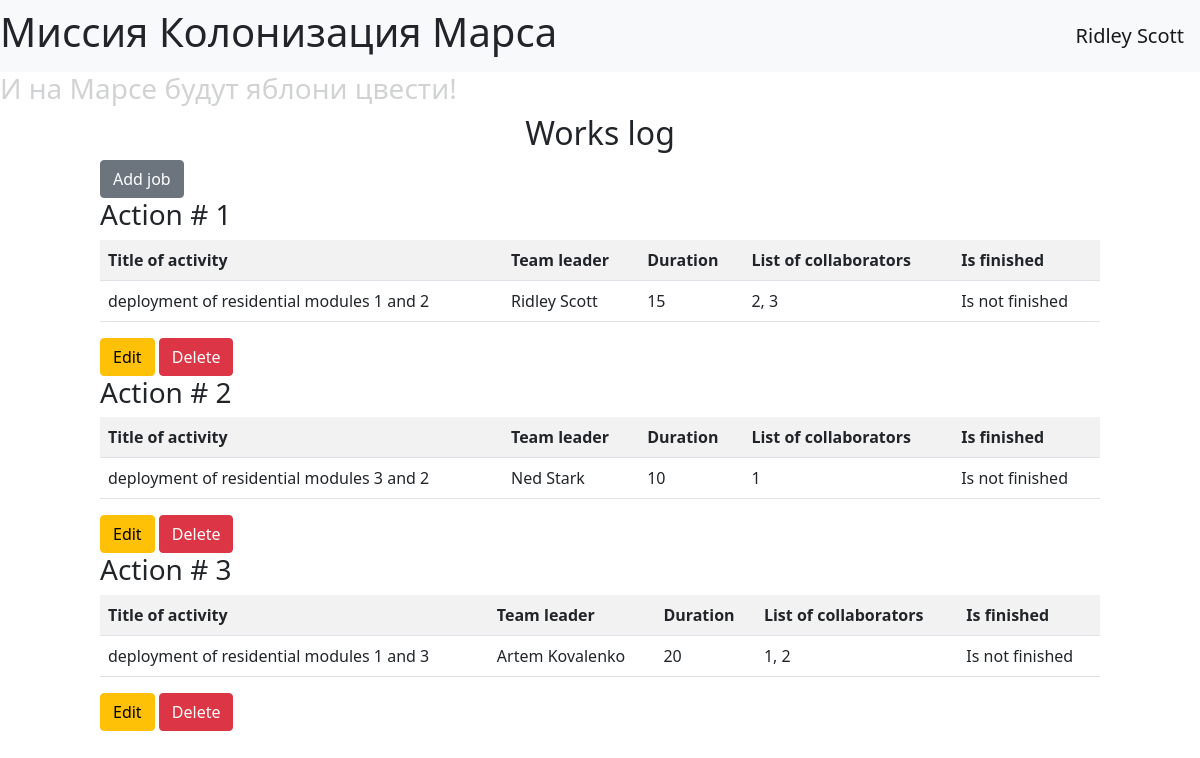
The page / (signed in) on the database its author committed.
### data/users.py (models this page shows, shortened)
class User(SqlAlchemyBase, UserMixin):
    __tablename__ = 'users'
    id = sqlalchemy.Column(sqlalchemy.Integer,
                           primary_key=True, autoincrement=True)
    surname = sqlalchemy.Column(sqlalchemy.String, nullable=True)
    name = sqlalchemy.Column(sqlalchemy.String, nullable=True)
    age = sqlalchemy.Column(sqlalchemy.Integer, nullable=True)
    position = sqlalchemy.Column(sqlalchemy.String, nullable=True)
    speciality = sqlalchemy.Column(sqlalchemy.String, nullable=True)
    address = sqlalchemy.Column(sqlalchemy.String, nullable=True)
    email = sqlalchemy.Column(sqlalchemy.String, index=True, unique=True,
                              nullable=True)
    hashed_password = sqlalchemy.Column(sqlalchemy.String, nullable=True)
    modified_date = sqlalchemy.Column(sqlalchemy.DateTime,
                                      default=datetime.datetime.now)

### data/jobs.py (models this page shows, shortened)
class Jobs(SqlAlchemyBase):
    __tablename__ = 'jobs'
    id = sqlalchemy.Column(sqlalchemy.Integer,
                           primary_key=True, autoincrement=True)
    team_leader = sqlalchemy.Column(sqlalchemy.Integer,
                                    sqlalchemy.ForeignKey("users.id"))
    job = sqlalchemy.Column(sqlalchemy.Text, nullable=True)
    work_size = sqlalchemy.Column(sqlalchemy.Integer, nullable=True)
    collaborators = sqlalchemy.Column(sqlalchemy.Text, nullable=True)
    start_date = sqlalchemy.Column(sqlalchemy.Date, nullable=True,
                                   default=datetime.now())
    end_date = sqlalchemy.Column(sqlalchemy.Date, nullable=True)
    is_finished = sqlalchemy.Column(sqlalchemy.Boolean, nullable=True)
    user = orm.relation('User')

### main.py (the view)
@app.route('/')
def index():
    session = db_session.create_session()
    jobs = list(session.query(Jobs))
    param = {
        "jobs": jobs,
        "title": 'Work log'
    }
    return render_template("work_log.html", **param)

### data/db_session.py (called while the page is built)
def create_session() -> Session:
    global __factory
    return __factory()

### main.py (called while the page is built)
@login_manager.user_loader
def load_user(user_id):
    db_sess = db_session.create_session()
    return db_sess.query(User).get(user_id)

### templates/work_log.html
{% extends "base.html" %}
{% block content %}
<div style="padding: 0px 100px 0px 100px;">
    <h2 align="center">Works log</h2>
    {% if current_user.is_authenticated %}
    <a href="addjob" class="btn btn-secondary">Add job</a>
    {% endif %}
    {% for item in jobs %}
    <h3>Action # {{ item.id }}</h3>
    <table class="table table-striped">
        <tr>
            <th>Title of activity</th>
            <th>Team leader</th>
            <th>Duration</th>
            <th>List of collaborators</th>
            <th>Is finished</th>
        </tr>
        <tr>
            <td>{{ item.job }}</td>
            <td>{{ item.user.name }} {{ item.user.surname}}</td>
            <td>{{ item.work_size }}</td>
            <td>{{ item.collaborators }}</td>
            {% if item.is_finished %}
            <td>Is finished</td>
            {% else %}
            <td>Is not finished</td>
            {% endif %}
        </tr>
    </table>
            {% if current_user.is_authenticated and (current_user == item.user or current_user.id == 1) %}
        <div>
            <a href="/jobs/{{ item.id }}" class="btn btn-warning">
                Edit
            </a>
            <a href="/jobs_delete/{{ item.id }}" class="btn btn-danger">
                Delete
            </a>
        </div>
        {% endif %}
    {% endfor %}
</div>
{% endblock %}

### templates/base.html (shortened to what this page needs)
<!DOCTYPE html>
<html lang="en">
    <head>
        <link rel="stylesheet" type="text/css" href="/static/css/style.css"/>
        <link rel="stylesheet"
              href="https://cdn.jsdelivr.net/npm/bootstrap@5.0.0-beta1/dist/css/bootstrap.min.css"
>
    </head>
    <header>
        <nav class="navbar navbar-light bg-light">
             <h1 class="main_h">Миссия Колонизация Марса</h1>
            {% if current_user.is_authenticated %}
            <a class="navbar-brand" href="/logout">{{ current_user.name }} {{ current_user.surname }}</a>
            {% else %}
            <p>
                <a class="btn btn-primary " href="/register">Register</a>
                <a class="btn btn-success" href="/login">Log in</a>
            </p>
            {% endif %}
        </nav>
    </header>
    <body>
        <h3 class="second">И на Марсе будут яблони цвести!</h3>
        <div>
            {% block content %}{% endblock %}
        </div>
    </body>
</html>

### static/css/style.css (style rules this page uses)
.main_h { font-size: 32; }
.second { opacity: 0.2; }
h2 { text-align: center; }
table { box-sizing: border-box; }

### rows shown on the page
User: name "Ridley", surname "Scott"
Jobs: id "1", job "deployment of residential modules 1 and 2", user.name "Ridley", user.surname "Scott", work_size "15", collaborators "2, 3", is_finished "Is not finished"
Jobs: id "2", job "deployment of residential modules 3 and 2", user.name "Ned", user.surname "Stark", work_size "10", collaborators "1", is_finished "Is not finished"
Jobs: id "3", job "deployment of residential modules 1 and 3", user.name "Artem", user.surname "Kovalenko", work_size "20", collaborators "1, 2", is_finished "Is not finished"
